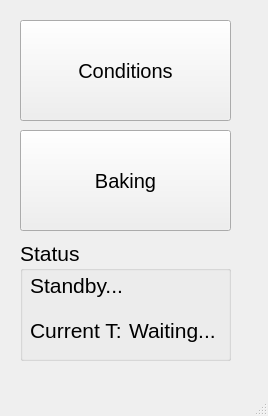
<?xml version="1.0" encoding="UTF-8"?>
<ui version="4.0">
 <class>FormToolsMenu</class>
 <widget class="QMainWindow" name="FormToolsMenu">
  <property name="geometry">
   <rect>
    <x>0</x>
    <y>0</y>
    <width>268</width>
    <height>416</height>
   </rect>
  </property>
  <property name="windowTitle">
   <string>Tools Menu</string>
  </property>
  <widget class="QWidget" name="centralwidget">
   <widget class="QPushButton" name="pushBtnBakingConditions">
    <property name="geometry">
     <rect>
      <x>20</x>
      <y>20</y>
      <width>211</width>
      <height>101</height>
     </rect>
    </property>
    <property name="font">
     <font>
      <pointsize>15</pointsize>
      <bold>false</bold>
     </font>
    </property>
    <property name="text">
     <string>Conditions</string>
    </property>
   </widget>
   <widget class="QPushButton" name="pushBtnBaking">
    <property name="geometry">
     <rect>
      <x>20</x>
      <y>130</y>
      <width>211</width>
      <height>101</height>
     </rect>
    </property>
    <property name="font">
     <font>
      <pointsize>15</pointsize>
      <bold>false</bold>
     </font>
    </property>
    <property name="text">
     <string>Baking</string>
    </property>
   </widget>
   <widget class="QGroupBox" name="groupBox">
    <property name="geometry">
     <rect>
      <x>20</x>
      <y>240</y>
      <width>211</width>
      <height>121</height>
     </rect>
    </property>
    <property name="font">
     <font>
      <pointsize>16</pointsize>
     </font>
    </property>
    <property name="title">
     <string>Status</string>
    </property>
    <widget class="QWidget" name="layoutWidget">
     <property name="geometry">
      <rect>
       <x>10</x>
       <y>70</y>
       <width>191</width>
       <height>41</height>
      </rect>
     </property>
     <layout class="QHBoxLayout" name="horizontalLayout">
      <item>
       <widget class="QLabel" name="label">
        <property name="font">
         <font>
          <pointsize>16</pointsize>
         </font>
        </property>
        <property name="text">
         <string>Current T:</string>
        </property>
       </widget>
      </item>
      <item>
       <widget class="QLabel" name="label_currentT">
        <property name="font">
         <font>
          <pointsize>16</pointsize>
         </font>
        </property>
        <property name="text">
         <string>Waiting...</string>
        </property>
       </widget>
      </item>
     </layout>
    </widget>
    <widget class="QLabel" name="label_currentStat">
     <property name="geometry">
      <rect>
       <x>10</x>
       <y>30</y>
       <width>161</width>
       <height>31</height>
      </rect>
     </property>
     <property name="text">
      <string>Standby...</string>
     </property>
    </widget>
   </widget>
   <zorder>groupBox</zorder>
   <zorder>pushBtnBakingConditions</zorder>
   <zorder>pushBtnBaking</zorder>
  </widget>
  <widget class="QMenuBar" name="menubar">
   <property name="geometry">
    <rect>
     <x>0</x>
     <y>0</y>
     <width>268</width>
     <height>22</height>
    </rect>
   </property>
  </widget>
  <widget class="QStatusBar" name="statusbar"/>
 </widget>
 <resources/>
 <connections/>
</ui>
